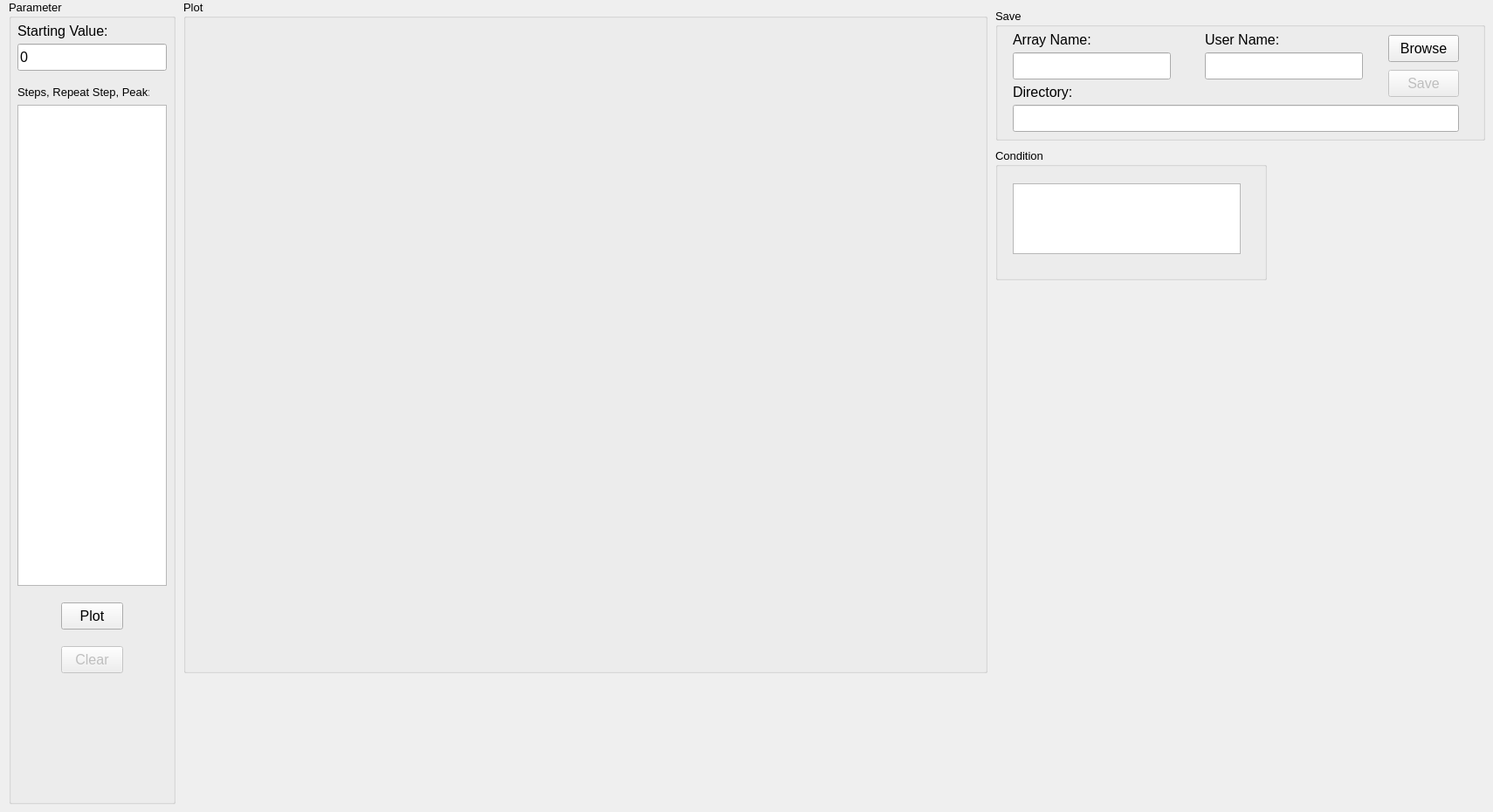
            <widget class="QWidget" name="page_array">
             <widget class="QGroupBox" name="groupBox_parameter">
              <property name="geometry">
               <rect>
                <x>10</x>
                <y>0</y>
                <width>191</width>
                <height>921</height>
               </rect>
              </property>
              <property name="font">
               <font>
                <pointsize>10</pointsize>
               </font>
              </property>
              <property name="title">
               <string>Parameter</string>
              </property>
              <widget class="QLabel" name="label_starting_value">
               <property name="geometry">
                <rect>
                 <x>10</x>
                 <y>20</y>
                 <width>111</width>
                 <height>31</height>
                </rect>
               </property>
               <property name="font">
                <font>
                 <pointsize>12</pointsize>
                </font>
               </property>
               <property name="text">
                <string>Starting Value:</string>
               </property>
              </widget>
              <widget class="QLineEdit" name="lineEdit_start">
               <property name="geometry">
                <rect>
                 <x>10</x>
                 <y>50</y>
                 <width>171</width>
                 <height>31</height>
                </rect>
               </property>
               <property name="font">
                <font>
                 <pointsize>12</pointsize>
                </font>
               </property>
               <property name="text">
                <string>0</string>
               </property>
              </widget>
              <widget class="QPushButton" name="pushButton_plot">
               <property name="geometry">
                <rect>
                 <x>60</x>
                 <y>690</y>
                 <width>71</width>
                 <height>31</height>
                </rect>
               </property>
               <property name="font">
                <font>
                 <pointsize>12</pointsize>
                </font>
               </property>
               <property name="text">
                <string>Plot</string>
               </property>
              </widget>
              <widget class="QPushButton" name="pushButton_clear">
               <property name="enabled">
                <bool>false</bool>
               </property>
               <property name="geometry">
                <rect>
                 <x>60</x>
                 <y>740</y>
                 <width>71</width>
                 <height>31</height>
                </rect>
               </property>
               <property name="font">
                <font>
                 <pointsize>12</pointsize>
                </font>
               </property>
               <property name="text">
                <string>Clear</string>
               </property>
              </widget>
              <widget class="QTextEdit" name="textEdit_peaks_steps">
               <property name="geometry">
                <rect>
                 <x>10</x>
                 <y>120</y>
                 <width>171</width>
                 <height>551</height>
                </rect>
               </property>
               <property name="font">
                <font>
                 <pointsize>12</pointsize>
                 <strikeout>false</strikeout>
                 <kerning>true</kerning>
                </font>
               </property>
               <property name="cursor" stdset="0">
                <cursorShape>IBeamCursor</cursorShape>
               </property>
               <property name="horizontalScrollBarPolicy">
                <enum>Qt::ScrollBarAsNeeded</enum>
               </property>
               <property name="tabStopWidth">
                <number>80</number>
               </property>
               <property name="cursorWidth">
                <number>2</number>
               </property>
              </widget>
              <widget class="QLabel" name="label_2">
               <property name="geometry">
                <rect>
                 <x>10</x>
                 <y>90</y>
                 <width>151</width>
                 <height>31</height>
                </rect>
               </property>
               <property name="font">
                <font>
                 <pointsize>10</pointsize>
                </font>
               </property>
               <property name="text">
                <string>Steps, Repeat Step, Peak:</string>
               </property>
              </widget>
             </widget>
             <widget class="QGroupBox" name="groupBox_save_general">
              <property name="geometry">
               <rect>
                <x>1140</x>
                <y>10</y>
                <width>561</width>
                <height>151</height>
               </rect>
              </property>
              <property name="font">
               <font>
                <pointsize>10</pointsize>
               </font>
              </property>
              <property name="title">
               <string>Save</string>
              </property>
              <widget class="QLineEdit" name="lineEdit_array_name">
               <property name="geometry">
                <rect>
                 <x>20</x>
                 <y>50</y>
                 <width>181</width>
                 <height>31</height>
                </rect>
               </property>
               <property name="font">
                <font>
                 <pointsize>12</pointsize>
                </font>
               </property>
              </widget>
              <widget class="QLabel" name="label_4">
               <property name="geometry">
                <rect>
                 <x>20</x>
                 <y>20</y>
                 <width>111</width>
                 <height>31</height>
                </rect>
               </property>
               <property name="font">
                <font>
                 <pointsize>12</pointsize>
                </font>
               </property>
               <property name="text">
                <string>Array Name:</string>
               </property>
              </widget>
              <widget class="QPushButton" name="pushButton_save">
               <property name="enabled">
                <bool>false</bool>
               </property>
               <property name="geometry">
                <rect>
                 <x>450</x>
                 <y>70</y>
                 <width>81</width>
                 <height>31</height>
                </rect>
               </property>
               <property name="font">
                <font>
                 <pointsize>12</pointsize>
                </font>
               </property>
               <property name="text">
                <string>Save</string>
               </property>
              </widget>
              <widget class="QLabel" name="label_6">
               <property name="geometry">
                <rect>
                 <x>20</x>
                 <y>80</y>
                 <width>111</width>
                 <height>31</height>
                </rect>
               </property>
               <property name="font">
                <font>
                 <pointsize>12</pointsize>
                </font>
               </property>
               <property name="text">
                <string>Directory:</string>
               </property>
              </widget>
              <widget class="QLineEdit" name="lineEdit_directory_save">
               <property name="geometry">
                <rect>
                 <x>20</x>
                 <y>110</y>
                 <width>511</width>
                 <height>31</height>
                </rect>
               </property>
               <property name="font">
                <font>
                 <pointsize>10</pointsize>
                </font>
               </property>
              </widget>
              <widget class="QPushButton" name="pushButton_browse_save">
               <property name="geometry">
                <rect>
                 <x>450</x>
                 <y>30</y>
                 <width>81</width>
                 <height>31</height>
                </rect>
               </property>
               <property name="font">
                <font>
                 <pointsize>12</pointsize>
                </font>
               </property>
               <property name="text">
                <string>Browse</string>
               </property>
              </widget>
              <widget class="QLabel" name="label_10">
               <property name="geometry">
                <rect>
                 <x>240</x>
                 <y>20</y>
                 <width>111</width>
                 <height>31</height>
                </rect>
               </property>
               <property name="font">
                <font>
                 <pointsize>12</pointsize>
                </font>
               </property>
               <property name="text">
                <string>User Name:</string>
               </property>
              </widget>
              <widget class="QLineEdit" name="lineEdit_user_name">
               <property name="geometry">
                <rect>
                 <x>240</x>
                 <y>50</y>
                 <width>181</width>
                 <height>31</height>
                </rect>
               </property>
               <property name="font">
                <font>
                 <pointsize>12</pointsize>
                </font>
               </property>
              </widget>
             </widget>
             <widget class="QGroupBox" name="groupBox_condition_general">
              <property name="geometry">
               <rect>
                <x>1140</x>
                <y>170</y>
                <width>311</width>
                <height>151</height>
               </rect>
              </property>
              <property name="font">
               <font>
                <pointsize>10</pointsize>
               </font>
              </property>
              <property name="title">
               <string>Condition</string>
              </property>
              <widget class="QTextEdit" name="textEdit_condition">
               <property name="geometry">
                <rect>
                 <x>20</x>
                 <y>40</y>
                 <width>261</width>
                 <height>81</height>
                </rect>
               </property>
               <property name="font">
                <font>
                 <pointsize>14</pointsize>
                </font>
               </property>
              </widget>
             </widget>
             <widget class="QGroupBox" name="groupBox_plot">
              <property name="geometry">
               <rect>
                <x>210</x>
                <y>0</y>
                <width>921</width>
                <height>771</height>
               </rect>
              </property>
              <property name="font">
               <font>
                <pointsize>10</pointsize>
               </font>
              </property>
              <property name="title">
               <string>Plot</string>
              </property>
              <widget class="MatplotlibWidget" name="mplwidget_general">
               <property name="geometry">
                <rect>
                 <x>350</x>
                 <y>270</y>
                 <width>16</width>
                 <height>16</height>
                </rect>
               </property>
              </widget>
              <widget class="QWidget" name="widget_general" native="true">
               <property name="geometry">
                <rect>
                 <x>0</x>
                 <y>10</y>
                 <width>921</width>
                 <height>761</height>
                </rect>
               </property>
              </widget>
             </widget>
            </widget>
